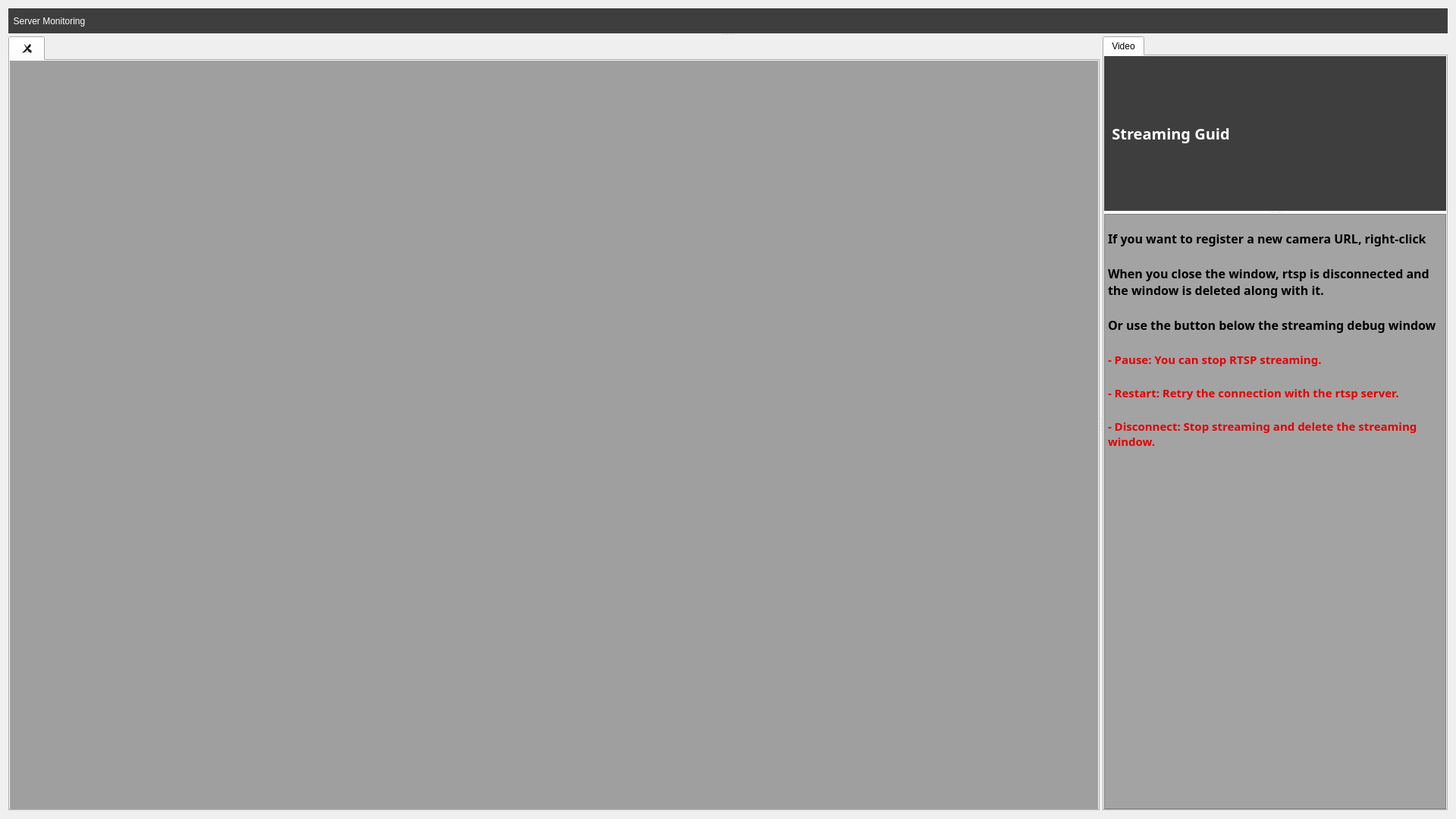
<?xml version="1.0" encoding="UTF-8"?>
<ui version="4.0">
 <class>videoStream</class>
 <widget class="QWidget" name="videoStream">
  <property name="geometry">
   <rect>
    <x>0</x>
    <y>0</y>
    <width>1920</width>
    <height>1080</height>
   </rect>
  </property>
  <property name="sizePolicy">
   <sizepolicy hsizetype="Expanding" vsizetype="Expanding">
    <horstretch>0</horstretch>
    <verstretch>0</verstretch>
   </sizepolicy>
  </property>
  <property name="windowTitle">
   <string>Form</string>
  </property>
  <property name="styleSheet">
   <string notr="true"/>
  </property>
  <layout class="QGridLayout" name="gridLayout">
   <item row="0" column="0">
    <widget class="QSplitter" name="splitter_3">
     <property name="sizePolicy">
      <sizepolicy hsizetype="Preferred" vsizetype="Preferred">
       <horstretch>0</horstretch>
       <verstretch>0</verstretch>
      </sizepolicy>
     </property>
     <property name="orientation">
      <enum>Qt::Vertical</enum>
     </property>
     <widget class="QWidget" name="verticalLayoutWidget_3">
      <layout class="QVBoxLayout" name="verticalLayout_3">
       <property name="spacing">
        <number>0</number>
       </property>
       <property name="sizeConstraint">
        <enum>QLayout::SetDefaultConstraint</enum>
       </property>
       <item>
        <widget class="QLabel" name="label_3">
         <property name="sizePolicy">
          <sizepolicy hsizetype="Expanding" vsizetype="Expanding">
           <horstretch>0</horstretch>
           <verstretch>0</verstretch>
          </sizepolicy>
         </property>
         <property name="styleSheet">
          <string notr="true">background-color: rgb(62, 62, 62);
font: bold 15pt &quot;Sans Serif&quot;; 
color:rgb(255, 255, 255);</string>
         </property>
         <property name="text">
          <string>  Server Monitoring</string>
         </property>
        </widget>
       </item>
      </layout>
     </widget>
     <widget class="QWidget" name="verticalLayoutWidget_4">
      <layout class="QVBoxLayout" name="verticalLayout_4">
       <property name="spacing">
        <number>0</number>
       </property>
       <property name="sizeConstraint">
        <enum>QLayout::SetDefaultConstraint</enum>
       </property>
       <item>
        <widget class="QSplitter" name="splitter_2">
         <property name="sizePolicy">
          <sizepolicy hsizetype="Preferred" vsizetype="Preferred">
           <horstretch>0</horstretch>
           <verstretch>0</verstretch>
          </sizepolicy>
         </property>
         <property name="orientation">
          <enum>Qt::Horizontal</enum>
         </property>
         <widget class="QWidget" name="horizontalLayoutWidget_3">
          <layout class="QHBoxLayout" name="horizontalLayout_3" stretch="0">
           <property name="spacing">
            <number>0</number>
           </property>
           <property name="leftMargin">
            <number>0</number>
           </property>
           <property name="topMargin">
            <number>0</number>
           </property>
           <property name="rightMargin">
            <number>0</number>
           </property>
           <property name="bottomMargin">
            <number>0</number>
           </property>
           <item>
            <widget class="QTabWidget" name="tabWidget_2">
             <property name="currentIndex">
              <number>0</number>
             </property>
             <property name="tabsClosable">
              <bool>true</bool>
             </property>
             <property name="movable">
              <bool>true</bool>
             </property>
             <widget class="QWidget" name="CAM1">
              <property name="sizePolicy">
               <sizepolicy hsizetype="Expanding" vsizetype="Expanding">
                <horstretch>0</horstretch>
                <verstretch>0</verstretch>
               </sizepolicy>
              </property>
              <attribute name="title">
               <string/>
              </attribute>
              <layout class="QGridLayout" name="gridLayout_3">
               <property name="leftMargin">
                <number>0</number>
               </property>
               <property name="topMargin">
                <number>0</number>
               </property>
               <property name="rightMargin">
                <number>0</number>
               </property>
               <property name="bottomMargin">
                <number>0</number>
               </property>
               <property name="spacing">
                <number>0</number>
               </property>
               <item row="0" column="0">
                <layout class="QGridLayout" name="gridLayout_4">
                 <property name="sizeConstraint">
                  <enum>QLayout::SetDefaultConstraint</enum>
                 </property>
                 <property name="spacing">
                  <number>0</number>
                 </property>
                 <item row="0" column="0">
                  <widget class="QMdiArea" name="mdiArea">
                   <property name="sizePolicy">
                    <sizepolicy hsizetype="Preferred" vsizetype="Preferred">
                     <horstretch>0</horstretch>
                     <verstretch>0</verstretch>
                    </sizepolicy>
                   </property>
                   <property name="verticalScrollBarPolicy">
                    <enum>Qt::ScrollBarAsNeeded</enum>
                   </property>
                   <property name="horizontalScrollBarPolicy">
                    <enum>Qt::ScrollBarAsNeeded</enum>
                   </property>
                   <property name="sizeAdjustPolicy">
                    <enum>QAbstractScrollArea::AdjustToContentsOnFirstShow</enum>
                   </property>
                   <property name="activationOrder">
                    <enum>QMdiArea::ActivationHistoryOrder</enum>
                   </property>
                  </widget>
                 </item>
                </layout>
               </item>
              </layout>
             </widget>
            </widget>
           </item>
          </layout>
         </widget>
         <widget class="QWidget" name="horizontalLayoutWidget">
          <layout class="QHBoxLayout" name="horizontalLayout" stretch="0">
           <property name="spacing">
            <number>0</number>
           </property>
           <property name="sizeConstraint">
            <enum>QLayout::SetDefaultConstraint</enum>
           </property>
           <property name="leftMargin">
            <number>0</number>
           </property>
           <property name="topMargin">
            <number>0</number>
           </property>
           <property name="rightMargin">
            <number>0</number>
           </property>
           <property name="bottomMargin">
            <number>0</number>
           </property>
           <item>
            <widget class="QTabWidget" name="tabWidget">
             <property name="styleSheet">
              <string notr="true"/>
             </property>
             <property name="currentIndex">
              <number>0</number>
             </property>
             <widget class="QWidget" name="video">
              <property name="sizePolicy">
               <sizepolicy hsizetype="Expanding" vsizetype="Expanding">
                <horstretch>0</horstretch>
                <verstretch>0</verstretch>
               </sizepolicy>
              </property>
              <attribute name="title">
               <string>Video</string>
              </attribute>
              <layout class="QGridLayout" name="gridLayout_5">
               <property name="leftMargin">
                <number>0</number>
               </property>
               <property name="topMargin">
                <number>0</number>
               </property>
               <property name="rightMargin">
                <number>0</number>
               </property>
               <property name="bottomMargin">
                <number>0</number>
               </property>
               <property name="spacing">
                <number>0</number>
               </property>
               <item row="0" column="0">
                <widget class="QSplitter" name="splitter">
                 <property name="orientation">
                  <enum>Qt::Vertical</enum>
                 </property>
                 <widget class="QWidget" name="verticalLayoutWidget_2">
                  <layout class="QVBoxLayout" name="verticalLayout_6">
                   <property name="spacing">
                    <number>0</number>
                   </property>
                   <property name="sizeConstraint">
                    <enum>QLayout::SetDefaultConstraint</enum>
                   </property>
                   <item>
                    <widget class="QLabel" name="label_2">
                     <property name="sizePolicy">
                      <sizepolicy hsizetype="Expanding" vsizetype="Expanding">
                       <horstretch>0</horstretch>
                       <verstretch>0</verstretch>
                      </sizepolicy>
                     </property>
                     <property name="font">
                      <font>
                       <family>Sans Serif</family>
                       <pointsize>15</pointsize>
                       <weight>75</weight>
                       <italic>false</italic>
                       <bold>true</bold>
                      </font>
                     </property>
                     <property name="styleSheet">
                      <string notr="true">background-color: rgb(62, 62, 62);
font: bold 15pt &quot;Sans Serif&quot;; 
color:rgb(255, 255, 255);</string>
                     </property>
                     <property name="text">
                      <string>  Streaming Guid</string>
                     </property>
                    </widget>
                   </item>
                  </layout>
                 </widget>
                 <widget class="QWidget" name="verticalLayoutWidget">
                  <layout class="QVBoxLayout" name="verticalLayout">
                   <property name="spacing">
                    <number>0</number>
                   </property>
                   <property name="sizeConstraint">
                    <enum>QLayout::SetDefaultConstraint</enum>
                   </property>
                   <item>
                    <widget class="QTextEdit" name="textEdit">
                     <property name="font">
                      <font>
                       <family>Sans Serif</family>
                       <pointsize>12</pointsize>
                       <weight>75</weight>
                       <italic>false</italic>
                       <bold>true</bold>
                      </font>
                     </property>
                     <property name="cursor" stdset="0">
                      <cursorShape>ArrowCursor</cursorShape>
                     </property>
                     <property name="styleSheet">
                      <string notr="true">background-color: rgb(163, 163, 163);
font: bold 12pt &quot;Sans Serif&quot;;
color:rgb(42, 42, 42);</string>
                     </property>
                     <property name="verticalScrollBarPolicy">
                      <enum>Qt::ScrollBarAsNeeded</enum>
                     </property>
                     <property name="horizontalScrollBarPolicy">
                      <enum>Qt::ScrollBarAsNeeded</enum>
                     </property>
                     <property name="sizeAdjustPolicy">
                      <enum>QAbstractScrollArea::AdjustToContents</enum>
                     </property>
                     <property name="html">
                      <string>&lt;!DOCTYPE HTML PUBLIC &quot;-//W3C//DTD HTML 4.0//EN&quot; &quot;http://www.w3.org/TR/REC-html40/strict.dtd&quot;&gt;
&lt;html&gt;&lt;head&gt;&lt;meta name=&quot;qrichtext&quot; content=&quot;1&quot; /&gt;&lt;style type=&quot;text/css&quot;&gt;
p, li { white-space: pre-wrap; }
&lt;/style&gt;&lt;/head&gt;&lt;body style=&quot; font-family:'Sans Serif'; font-size:12pt; font-weight:600; font-style:normal;&quot;&gt;
&lt;p style=&quot;-qt-paragraph-type:empty; margin-top:0px; margin-bottom:0px; margin-left:0px; margin-right:0px; -qt-block-indent:0; text-indent:0px; font-size:8pt;&quot;&gt;&lt;br /&gt;&lt;/p&gt;
&lt;p style=&quot; margin-top:0px; margin-bottom:0px; margin-left:0px; margin-right:0px; -qt-block-indent:0; text-indent:0px;&quot;&gt;&lt;span style=&quot; color:#000000;&quot;&gt;If you want to register a new camera URL, right-click&lt;/span&gt;&lt;/p&gt;
&lt;p style=&quot;-qt-paragraph-type:empty; margin-top:0px; margin-bottom:0px; margin-left:0px; margin-right:0px; -qt-block-indent:0; text-indent:0px; color:#000000;&quot;&gt;&lt;br /&gt;&lt;/p&gt;
&lt;p style=&quot; margin-top:0px; margin-bottom:0px; margin-left:0px; margin-right:0px; -qt-block-indent:0; text-indent:0px;&quot;&gt;&lt;span style=&quot; color:#000000;&quot;&gt;When you close the window, rtsp is disconnected and the window is deleted along with it.&lt;/span&gt;&lt;/p&gt;
&lt;p style=&quot;-qt-paragraph-type:empty; margin-top:0px; margin-bottom:0px; margin-left:0px; margin-right:0px; -qt-block-indent:0; text-indent:0px; color:#000000;&quot;&gt;&lt;br /&gt;&lt;/p&gt;
&lt;p style=&quot; margin-top:0px; margin-bottom:0px; margin-left:0px; margin-right:0px; -qt-block-indent:0; text-indent:0px;&quot;&gt;&lt;span style=&quot; color:#000000;&quot;&gt;Or use the button below the streaming debug window&lt;/span&gt;&lt;/p&gt;
&lt;p align=&quot;center&quot; style=&quot;-qt-paragraph-type:empty; margin-top:0px; margin-bottom:0px; margin-left:0px; margin-right:0px; -qt-block-indent:0; text-indent:0px;&quot;&gt;&lt;br /&gt;&lt;/p&gt;
&lt;p style=&quot; margin-top:0px; margin-bottom:0px; margin-left:0px; margin-right:0px; -qt-block-indent:0; text-indent:0px;&quot;&gt;&lt;span style=&quot; font-size:11pt; color:#e30000;&quot;&gt;- Pause: You can stop RTSP streaming.&lt;/span&gt;&lt;/p&gt;
&lt;p style=&quot;-qt-paragraph-type:empty; margin-top:0px; margin-bottom:0px; margin-left:0px; margin-right:0px; -qt-block-indent:0; text-indent:0px; font-size:11pt; color:#e30000;&quot;&gt;&lt;br /&gt;&lt;/p&gt;
&lt;p style=&quot; margin-top:0px; margin-bottom:0px; margin-left:0px; margin-right:0px; -qt-block-indent:0; text-indent:0px;&quot;&gt;&lt;span style=&quot; font-size:11pt; color:#e30000;&quot;&gt;- Restart: Retry the connection with the rtsp server.&lt;/span&gt;&lt;/p&gt;
&lt;p style=&quot;-qt-paragraph-type:empty; margin-top:0px; margin-bottom:0px; margin-left:0px; margin-right:0px; -qt-block-indent:0; text-indent:0px; font-size:11pt; color:#e30000;&quot;&gt;&lt;br /&gt;&lt;/p&gt;
&lt;p style=&quot; margin-top:0px; margin-bottom:0px; margin-left:0px; margin-right:0px; -qt-block-indent:0; text-indent:0px;&quot;&gt;&lt;span style=&quot; font-size:11pt; color:#e30000;&quot;&gt;- Disconnect: Stop streaming and delete the streaming window.&lt;/span&gt;&lt;/p&gt;
&lt;p style=&quot;-qt-paragraph-type:empty; margin-top:0px; margin-bottom:0px; margin-left:0px; margin-right:0px; -qt-block-indent:0; text-indent:0px; color:#e30000;&quot;&gt;&lt;br /&gt;&lt;/p&gt;&lt;/body&gt;&lt;/html&gt;</string>
                     </property>
                    </widget>
                   </item>
                  </layout>
                 </widget>
                </widget>
               </item>
              </layout>
             </widget>
            </widget>
           </item>
          </layout>
         </widget>
        </widget>
       </item>
      </layout>
     </widget>
    </widget>
   </item>
  </layout>
 </widget>
 <resources/>
 <connections/>
</ui>
